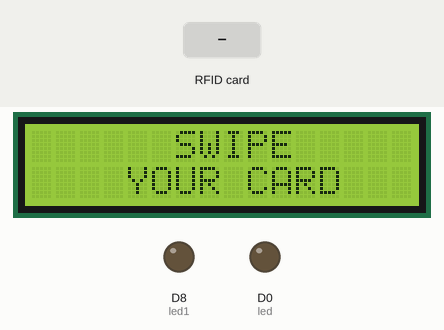
This sketch was run on a simulated ESP8266 (NodeMCU). Shown: 16×2 character LCD, output pins drawn as LEDs (lit = HIGH). The inputs (shaded band) are chosen by the test bench. What the sketch prints to the serial monitor is not drawn.

Above: at 1.3 s.
1.4 s: RFID card 9B 38 F7 0D held to the reader
At 2.3 s:
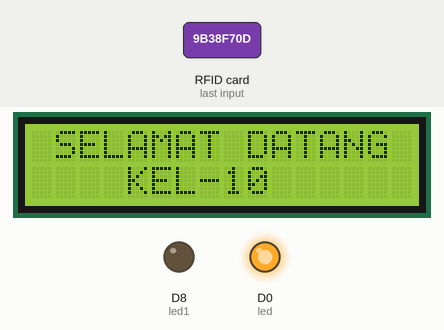
Timing chart, 0 to 8.4 s (numbered marks = the images above; inputs shaded):
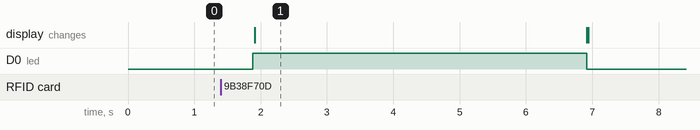

Measured:
- after the input at 1.4 s, D0 (led): LOW → HIGH after 0.48 s, → LOW 5.0 s later; the display: changes after 0.51 s (image 1)

The sketch:

project_RFID.ino
```cpp
#define SS_PIN 4  //D2
#define RST_PIN 5 //D1
#define led D0
#define led1 D8

#include <SPI.h>
#include <MFRC522.h>

#include <LiquidCrystal_I2C.h>

#include <Wire.h>

LiquidCrystal_I2C lcd(0x27, 16, 2);

MFRC522 mfrc522(SS_PIN, RST_PIN);   // Create MFRC522 instance.
int statuss = 0;
int out = 0;
void setup()
{
  pinMode(led, OUTPUT);
  pinMode(led1, OUTPUT);
  Serial.begin(115200);   // Initiate a serial communication
  SPI.begin();      // Initiate  SPI bus
  mfrc522.PCD_Init();   // Initiate MFRC522


  /// lcd

 Wire.begin(D4, D3);///////////////////////////////lCD D3=SCL D4=SDA

lcd.begin(16, 2);

lcd.home();

lcd.backlight();

lcd.clear();
  lcd.setCursor(0, 0);
  lcd.println("LOADING         ");
  lcd.setCursor(0, 1);
  lcd.println("......     ");
}
void loop()
{

  //lcd
  lcd.clear();
  lcd.setCursor(0, 0);
  lcd.print("      SWIPE");
  lcd.setCursor(0, 1);
  lcd.print("    YOUR CARD");
  delay(500);
  // Look for new cards
  if ( ! mfrc522.PICC_IsNewCardPresent())
  {
    return;
  }
  // Select one of the cards
  if ( ! mfrc522.PICC_ReadCardSerial())
  {
    return;
  }
  //Show UID on serial monitor
  Serial.println();
  Serial.print(" UID tag :");
  String content= "";
  byte letter;
  for (byte i = 0; i < mfrc522.uid.size; i++)
  {
     Serial.print(mfrc522.uid.uidByte[i] < 0x10 ? " 0" : " ");
     Serial.print(mfrc522.uid.uidByte[i], HEX);
     content.concat(String(mfrc522.uid.uidByte[i] < 0x10 ? " 0" : " "));
     content.concat(String(mfrc522.uid.uidByte[i], HEX));
  }
  content.toUpperCase();
  Serial.println();


  if (content.substring(1) == "9B 38 F7 0D") //ID sesuai dengan kartu yang sudah di scan sebelumnya
  {
    Serial.println(" Access Granted ");
    Serial.println(" Selamat datang ");
    delay(100);
    Serial.println(" :) ");
    Serial.println();
    statuss = 1;
    digitalWrite(led, HIGH);


  //lcd
  lcd.clear();
  lcd.setCursor(0, 0);
  lcd.print(" SELAMAT DATANG");
  lcd.setCursor(0, 1);
  lcd.print("    KEL-10");
  delay(5000);
  lcd.clear();
  digitalWrite(led, LOW);


  }

  else   {
    Serial.println(" Akses ditolak ");
    delay(300);
    digitalWrite(led, LOW);
    digitalWrite(led1, HIGH);

  //lcd
  lcd.clear();
  lcd.setCursor(0, 0);
  lcd.print("      MAAF");
  lcd.setCursor(0, 1);
  lcd.print("  AKSES DITOLAK");
  delay(5000);
  lcd.clear();
  digitalWrite(led1, LOW);
  }
}
```
